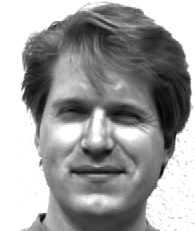
#> input picture Machine Learning (ML)/Lab7/Yale_Face_Database/Training/subject01.wink.pgm, 195 x 231 px, found by its file name; its folder holds 4 pictures in this run
$ python 7_1.py
#> lines starting #> are read from the running program, lines starting #| are printed output that depends on the picture
# -*- coding: utf-8 -*-
"""
Spyder Editor

This is a temporary script file.
"""

import numpy as np
import os
import re
from PIL import Image
import matplotlib.pyplot as plt
from scipy.spatial.distance import euclidean

# [4 lines left out: function RBF, not called in this run]

def poly(X_1, X_2, c, degree):
    return np.power((X_1@X_2.T+c), degree)

def linear(X_1, X_2):
    return X_1@X_2.T


def read_file(file_name):

    img = []
    label = []
    for file in os.listdir(file_name):
        path = os.path.join(file_name, file)
        img_array = Image.open(path)
#> img_array is the input picture: PIL image 195x231 L; min 0, max 255, mean 159.6
        img_array = img_array.resize((50,50))
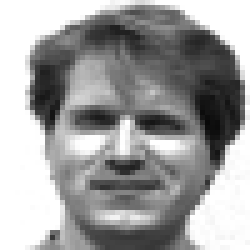
#> img_array: PIL image 50x50 L (shown 5 times larger); min 8, max 255, mean 159.5

        img.append(np.array(img_array).ravel())
        label.append(int(re.search(r'(\d+)', file).group(1)))
#> pass 2 of the loop in read_file, `for file in os.listdir(file_name):`:
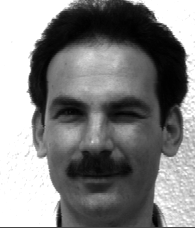
#> input picture Machine Learning (ML)/Lab7/Yale_Face_Database/Training/subject02.wink.pgm, 195 x 231 px, found by its file name
#> in read_file, img_array is the input picture: PIL image 195x231 L; min 0, max 255, mean 132.1
#> in read_file, `img_array = img_array.resize((50,50))`:
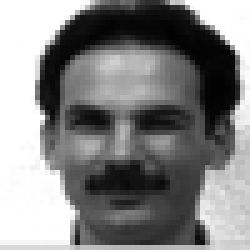
#> img_array: PIL image 50x50 L (shown 5 times larger); min 1, max 255, mean 131.8
#> pass 3 of the loop in read_file, `for file in os.listdir(file_name):`:
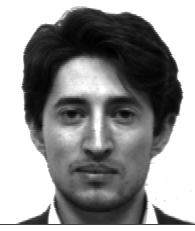
#> input picture Machine Learning (ML)/Lab7/Yale_Face_Database/Training/subject03.normal.pgm, 195 x 231 px, found by its file name
#> in read_file, img_array is the input picture: PIL image 195x231 L; min 0, max 255, mean 148.8
#> in read_file, `img_array = img_array.resize((50,50))`:
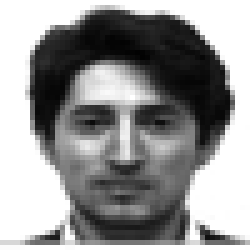
#> img_array: PIL image 50x50 L (shown 5 times larger); min 2, max 255, mean 148.5
#> the loop made 4 passes; the first 3 are shown

    return np.array(img), label

# [157 lines left out: functions PCA, kernel_PCA, LDA, kernel_LDA, result, predict, not called in this run]


if __name__ == "__main__":

    # read file
    file_name = os.getcwd()
    tr_data_dir = os.path.join(file_name, 'Yale_Face_Database\\training')
    tt_data_dir = os.path.join(file_name, 'Yale_Face_Database\\testing')

    X_tr, label_tr = read_file(tr_data_dir)
#> (the run stopped early here; a loop or call above may not have finished)
